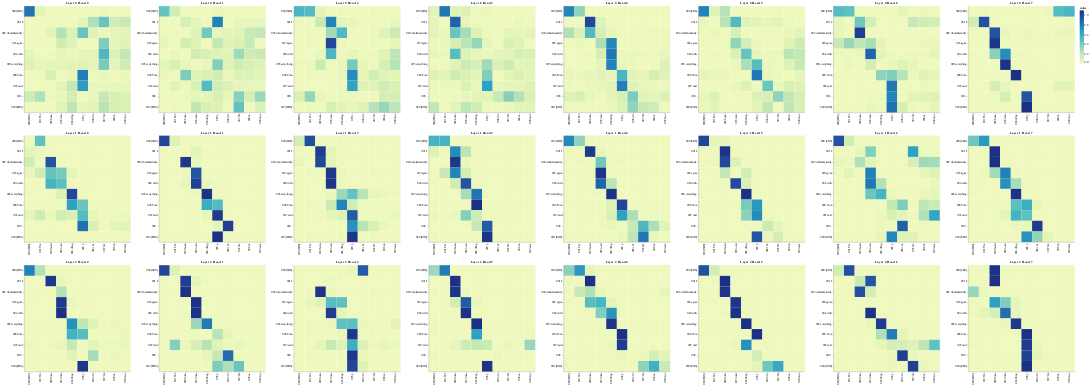

This figure's notebook cell:
### Code cell
# Encoder Self-Attention
get_all_attention_maps("encoder-decoder", layers, heads, encoder_input_tokens, decoder_input_tokens, min(20, sentence_len))
